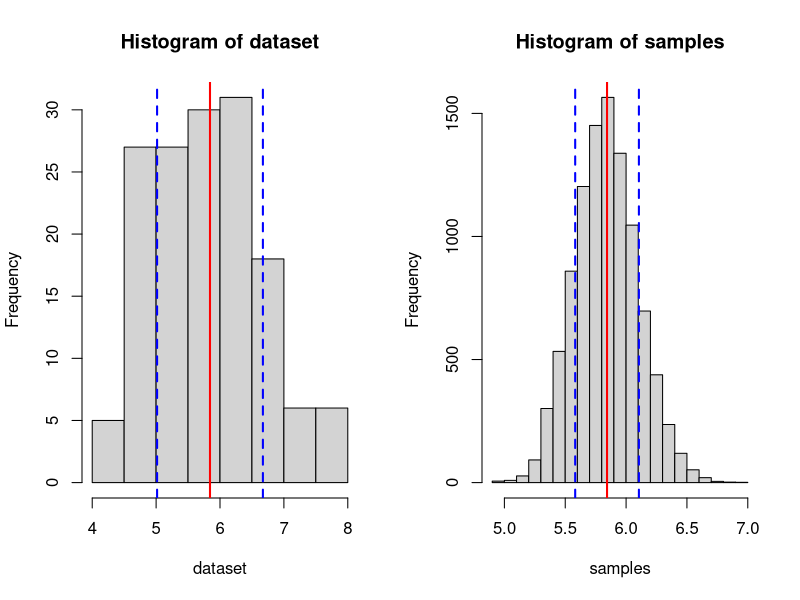
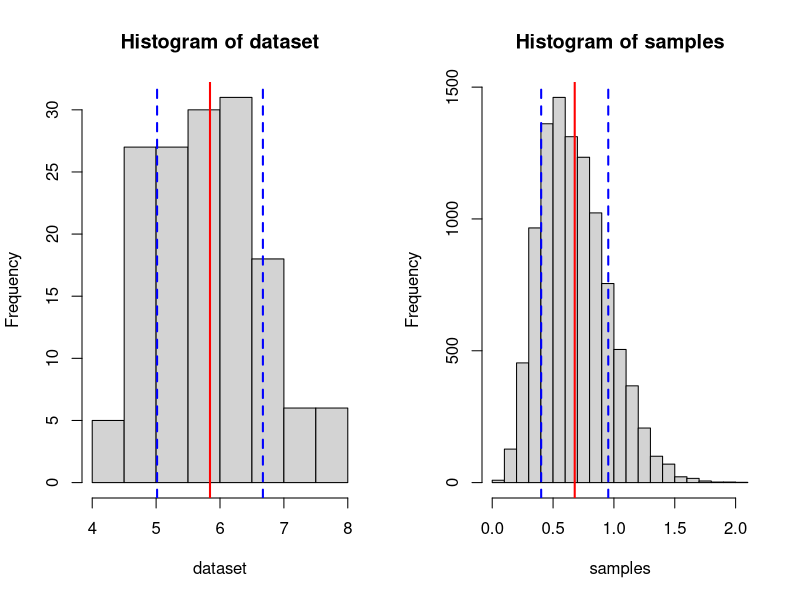

The R source for these figures, in order:
sample_statistic_distribution <- function(
    statistic=mean, dataset=iris$Sepal.Length,
    number_of_samples=10000, size_of_samples=10
) {
  sample_statistic <- numeric(number_of_samples);
  
  for (sample_index in 1:number_of_samples) {
    sample <- sample(dataset, size_of_samples, replace=TRUE)
    sample_statistic[sample_index] <- statistic(sample)
  };
  
  return(sample_statistic)
}

compare_statistic_vs_parameter <- function(
    statistic=mean, dataset=iris$Sepal.Length,
    number_of_samples=10000, size_of_samples=10
) {
  samples <- sample_statistic_distribution(
    statistic, dataset, number_of_samples, size_of_samples
  )
  
  mean_p <- mean(dataset)
  variance <- var(dataset)
  deviation <- sd(dataset)
  
  sample_statistic <- mean(samples)
  standard_error_sq <- var(samples)
  standard_error <- sd(samples)
  
  # Plot dataset distribution
  par(mfrow=c(1,2))
  hist(dataset);
  abline(v=mean_p, col="red", lwd=2)
  abline(v=mean_p + deviation, col="blue", lwd=2, lty=2)
  abline(v=mean_p - deviation, col="blue", lwd=2, lty=2)
  # mtext(paste("Parameter =", parameter), side=4, line=3, col="black")
  
  
  # Plot sample distribution
  hist(samples);
  abline(v=sample_statistic, col="red", lwd=2)
  abline(
    v=sample_statistic + standard_error, col="blue", lwd=2, lty=2
  )
  abline(
    v=sample_statistic-standard_error, col="blue", lwd=2, lty=2
  )
  # mtext(paste("Statistic =", sample_statistic), side=4, line=3, col="black")
  
  print(
    sprintf(
      "Mean = %s | Variance = %s | S.D = %s",
      mean_p, variance, deviation
    )
  )
  
  print(
    sprintf(
      "Sample Statistic = %s | S.E.S. = %s | Standard Error = %s",
      sample_statistic, standard_error_sq, standard_error
    )
  )
}

compare_statistic_vs_parameter(mean)
compare_statistic_vs_parameter(var)

